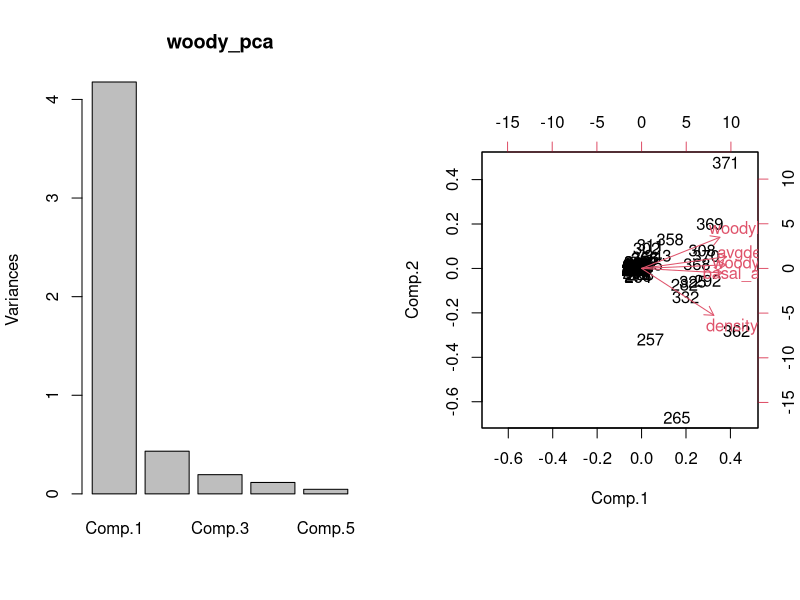
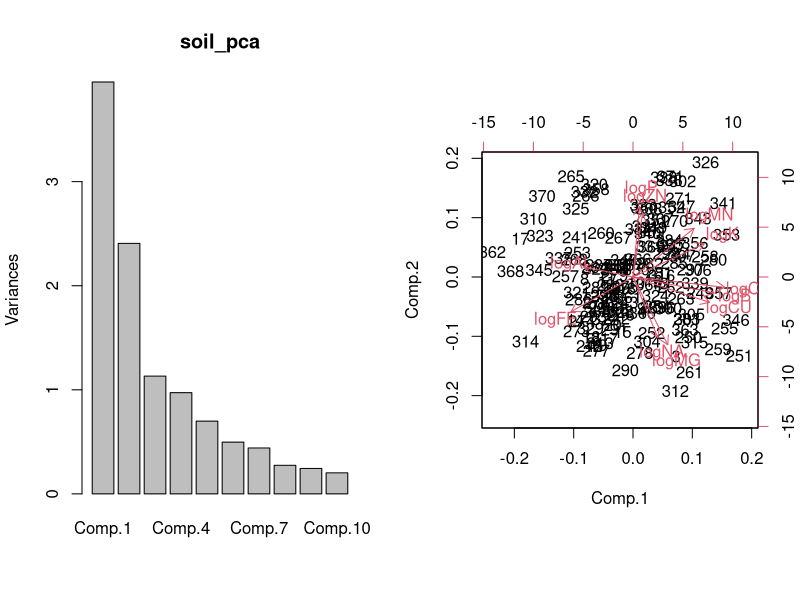
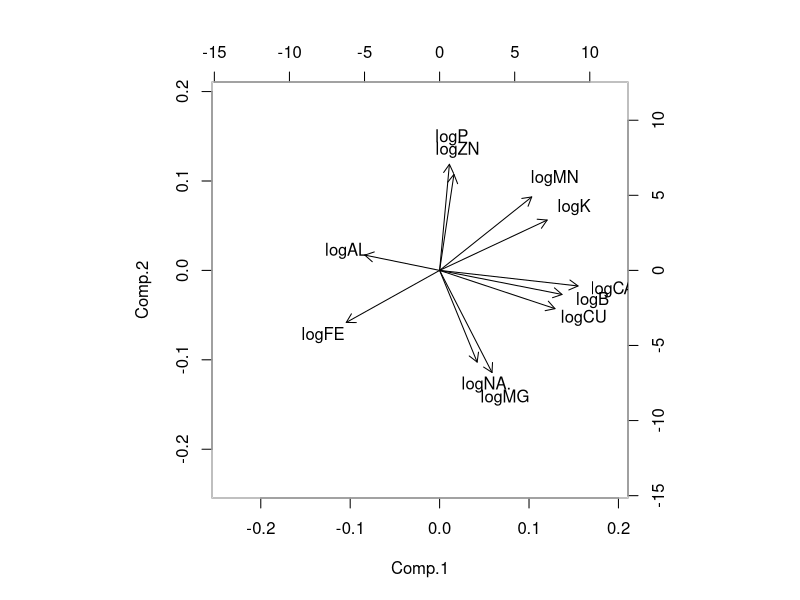
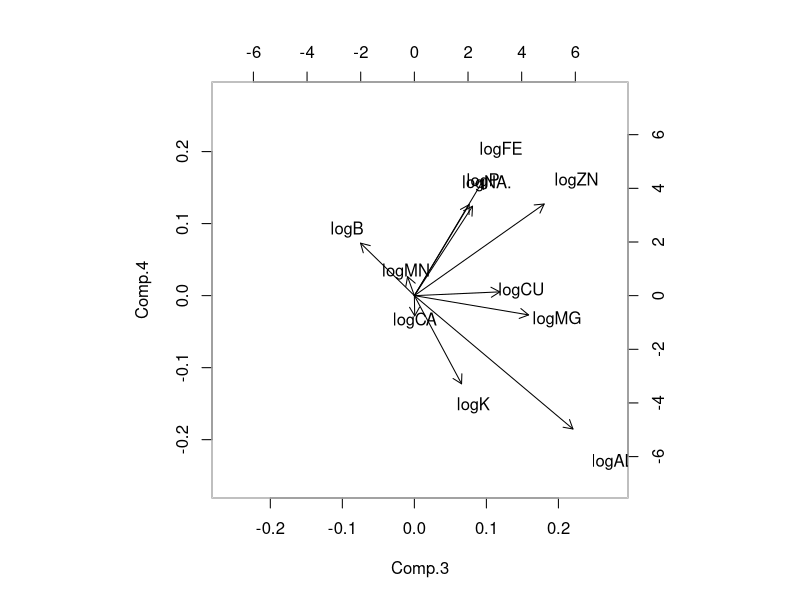

These charts were generated, in order, by the following R code: (Note: this script raises an error after producing the figures.)
library(vegan)

setwd('~/Lab data/tgp_management/')

env = read.csv('./data/tgp_utm_env_complete.csv')
comm = read.csv('./data/tgp_comm_mat_all.csv')

pl_yr = env$plot_yr[env$repeat_plot == 0]
pl_yr = sort(c(pl_yr, env$plot_yr[env$repeat_plot == 1 & env$yr == 1998]))

env = env[match(pl_yr, env$plot_yr), ]

comm = comm[match(env$plot_yr, comm$plot.yr), ]

nrow(env)
nrow(comm)

all.equal(env$plot_yr, comm$plot.yr)

row.names(comm) = comm$plot.yr
comm = comm[ , -1]
comm_sqr = sqrt(comm)

## define site vars 

## examine woodyness variables-------------------------------------------------------
woody_vars = c('woodyht', 'woodypct', 'basal_area', 'density', 'avgdens')
woody_pca = princomp(scale(env[ , woody_vars]))
summary(woody_pca)
sum(woody_pca$sdev)
par(mfrow=c(1,2))
plot(woody_pca)
biplot(woody_pca)
## so if woodyness is to be used as an explanatory variable
## it appears that woodypct is the best variable for the job

## examine soil variables------------------------------------------------------------
soil_vars = c("P","CA","MG","K","NA.","B","FE","MN","CU","ZN","AL")
soil_vars = paste('log', soil_vars, sep='')
soil_pca = princomp(scale(env[ , soil_vars]))
summary(soil_pca)
sum(soil_pca$sdev)
par(mfrow=c(1,2))
plot(soil_pca)
biplot(soil_pca)
par(mfrow=c(1,1))
biplot(soil_pca, col=c('white', 'black'))
biplot(soil_pca, choices = c(3,4), col=c('white', 'black'))

soil_sc = data.frame(soil_pca$scores, ca = env$logCA, ph=env$PH)
coordinates(soil_sc) = env[ , c('easting', 'northing')]
spplot(soil_sc, 'Comp.1', col.regions=rev(terrain.colors(6))[-1],
       cex=3.25, pch=rep(15, 5))

## 1st axis is predominately pH/CA/Fe gradient
## 2nd axis is MG / P gradient - not as interpretable
## 4 axes are required to get 77 % of the variance

## examine site variables------------------------------------------------------------
soil_vars = c("P","CA","MG","K","NA.","B","FE","MN","CU","ZN","AL")
soil_vars = paste('log', soil_vars, sep='')
site_vars = c(soil_vars, 'eastness', 'northness', 'aspect')
site_pca = princomp(scale(env[ , site_vars]))
summary(site_pca)
sum(site_pca$sdev)
par(mfrow=c(1,2))
plot(site_pca)
biplot(site_pca)
par(mfrow=c(1,1))
biplot(site_pca, col=c('white', 'black'))
biplot(site_pca, choices = c(3,4), col=c('white', 'black'))

## the topographic variables are too similar between plots to 
## dominate much of the site differences

## examine management variables -----------------------------------------------------
## examine soil variables
mang_vars = c('YrsOB', 'BP5Yrs', 'YrsSLB')
mang_pca = princomp(scale(env[ , mang_vars]))
summary(mang_pca)
sum(mang_pca$sdev)
par(mfrow=c(1,2))
plot(mang_pca)
biplot(mang_pca)
par(mfrow=c(1,1))
biplot(mang_pca, col=c('white', 'black'))

mang_sc = data.frame(mang_pca$scores, env[ , mang_vars])
coordinates(mang_sc) = env[ , c('easting', 'northing')]
spplot(mang_sc, 'YrsSLB', col.regions=rev(terrain.colors(6))[-1],
       cex=3.25, pch=rep(15, 5))

## these maps indicate how the management variables will act
## to capture coarser scale regional spatial variation between
## plots thus also acting to large degree as spatial predictiors

soil_mat = soil_pca$scores[ , 1:3]
mang_mat = as.matrix(env[ , mang_vars])

## basic question:
## how much variance in composition is related to 
## soil differences vs management differences

## pca
pca = rda(comm_sqr)
pca_mso = mso(pca, env[ , c('easting', 'northing')])
## rda
rda_full = rda(comm_sqr, cbind(soil_mat, mang_mat))
plot(rda_full)
rda_mso = mso(rda_full, env[ , c('easting', 'northing')])

par(mfrow=c(1,2))
msoplot(pca_mso, ylim=c(20, 40))
msoplot(rda_mso, ylim=c(20, 40))

varpart(comm_sqr, soil_mat, mang_mat)
## 8% for soil vs 2% for management

## cca



## spatial sampling date examination ------------------------------------------------
library(sp)
library(dichromat)
plots = data.frame(plot=env$plot, yr = env$yr)
coordinates(plots) = cbind(env$easting, env$northing)
plots = plots[env$repeat_plot == 0, ]
plots@data$yr = as.factor(plots@data$yr)
cols = colorschemes$Categorical.12[1:5]
spplot(plots, 'yr', cex = 2, col.regions = cols)
